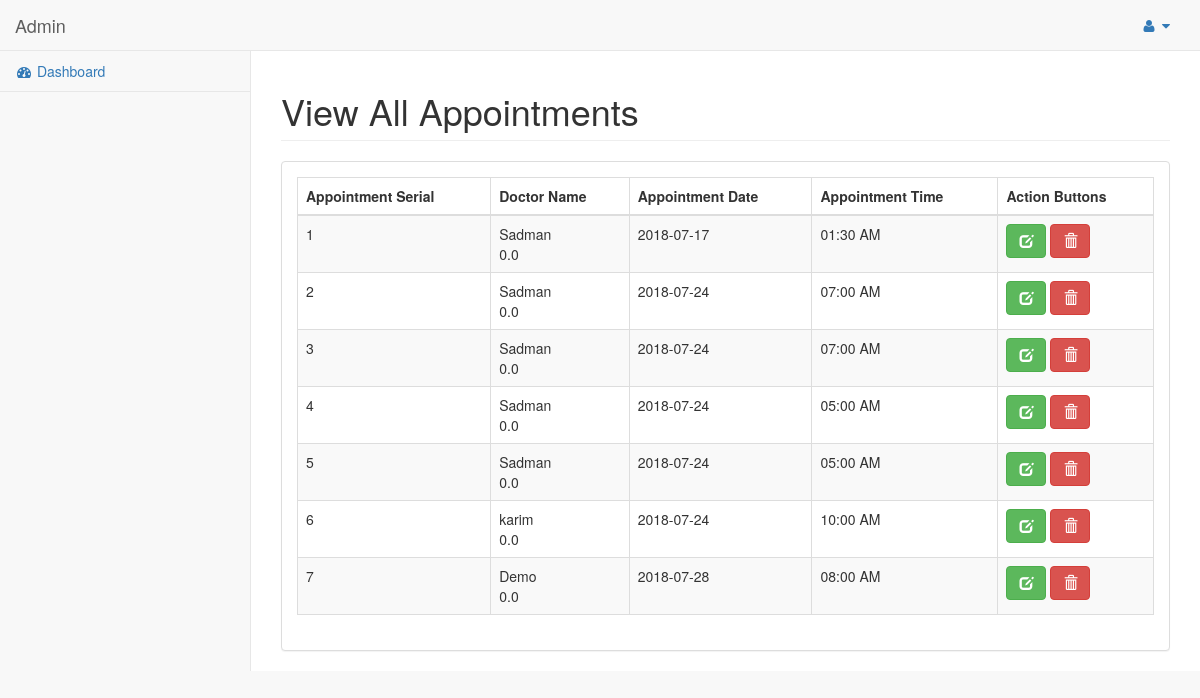
The app's page /index.php/patient/manage_patient_individual, older data.
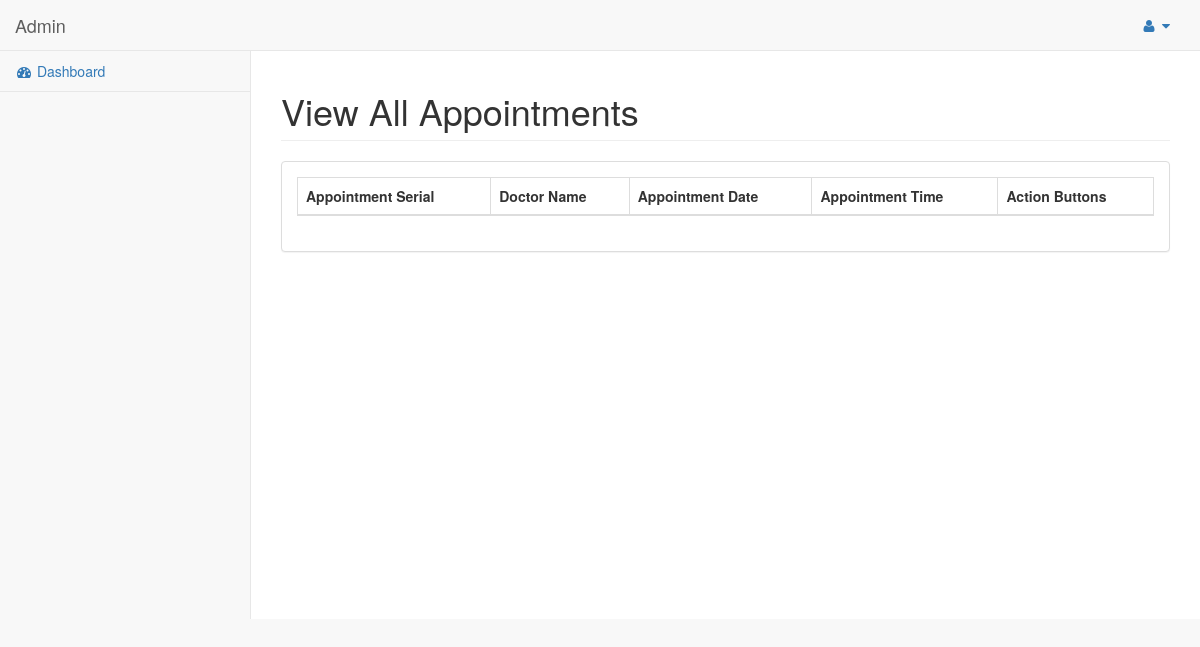
The same page, newer data.
### tables this page shows
CREATE TABLE `tbl_appointment` (
  `appointment_id` int(11) NOT NULL,
  `doc_id` int(11) NOT NULL,
  `patient_id` int(11) NOT NULL,
  `patient_name` varchar(255) NOT NULL,
  `phone_number` varchar(100) NOT NULL,
  `gender` varchar(50) NOT NULL,
  `appointment_date` date NOT NULL,
  `appointment_time` time NOT NULL
);

CREATE TABLE `tbl_doctor` (
  `doc_id` int(11) NOT NULL,
  `hospital_id` int(11) NOT NULL,
  `doc_name` varchar(255) NOT NULL,
  `doc_image` text NOT NULL,
  `doc_email` varchar(255) NOT NULL,
  `doc_password` varchar(255) NOT NULL,
  `doc_mobile_no` varchar(16) NOT NULL,
  `doc_qualification` varchar(255) NOT NULL,
  `doc_designation` varchar(255) NOT NULL,
  `doc_category` varchar(255) NOT NULL,
  `doc_birth_date` date NOT NULL,
  `doc_join_date` date NOT NULL,
  `doc_chamber` varchar(255) NOT NULL,
  `doc_fee` int(100) NOT NULL,
  `doc_status` tinyint(3) NOT NULL
);

### application/controllers/Patient.php (called while the page is built, shortened)
<?php
class Patient extends CI_Controller{
    public function __construct()
    {
        $this->load->model('patient_model');
    }
    public function manage_patient_individual()
    {
        $data = array();
        $patient_id = $this->session->userdata('insert_id');
        $data['app_data'] = $this->appointment_model->select_all_appointments_for_patient($patient_id);
        $data['dashboard'] = $this->load->view('admin/admin_pages/manage_patient_individual_form', $data, true);
        $this->load->view('admin/admin_master', $data);
    }
}

### index.php (called while the page is built, shortened)
<?php
require_once BASEPATH.'core/CodeIgniter.php';

### application/models/Appointment_model.php (called while the page is built, shortened)
<?php
class Appointment_model extends CI_Model
{
    public function select_all_appointments_for_patient($patient_id)
    {
        $result = $this->db->select('*')
            ->from('tbl_appointment')
            ->order_by('appointment_date asc', 'appointment_time desc')
            ->where('patient_id', $patient_id)
            ->get()
            ->result();
        return $result;
    }
    public function get_rating_value($doctor_id)
    {
        $query = $this->db->query("SELECT
    IFNULL(AVG(value), 0) AS rating
FROM
    `tbl_rating`
WHERE
    doc_id = $doctor_id
GROUP BY
    doc_id")->row();
        if ($query)
            return $query->rating;
        else
            return 0;
    }
}

### application/models/Doctor_model.php (called while the page is built, shortened)
<?php
class Doctor_model extends CI_Model
{
    public function get_doctor_record_for_image($doc_image)
    {
        return $this->db->where('doc_id', $doc_image)->get('tbl_doctor')->row();
    }
}

### application/views/admin/admin_pages/manage_patient_individual_form.php (the view, shortened to what the changed rows need)
<div class="row">
    <div class="col-lg-12">
        <h1 class="page-header">View All Appointments</h1>
    </div>
</div>
<div class="row">
    <div class="col-lg-12">
        <div class="panel panel-default">
            <div class="panel-body">
                <table width="100%" class="table table-striped table-bordered table-hover" id="dataTables-example">
                    <thead>
                    <tr>
                        <th>Appointment Serial</th>
                        <th>Doctor Name</th>
                        <th>Appointment Date</th>
                        <th>Appointment Time</th>
                        <th>Action Buttons</th>
                    </tr>
                    </thead>
                    <tbody>
                    <?php
                    $i = 1;
                    foreach ($app_data as $v_app) {
                        $doc_name = $this->doctor_model->get_doctor_record_for_image($v_app->doc_id);
                        ?>
                        <tr>
                            <td><?php echo $i++ ?></td>
                            <td>
                                <?php echo $doc_name->doc_name ?>
                                <div>
                                    <?php
                                    $rating = number_format($this->appointment_model->get_rating_value($v_app->doc_id), 1);
                                    ?>
                                    <span class="live-rating<?= $v_app->doc_id ?>">
                                        <?= $rating ?>
                                    </span>
                                </div>
                            </td>
                            <td><?php echo $v_app->appointment_date ?></td>
                            <td><?php echo date('h:i A', strtotime($v_app->appointment_time)) ?></td>
                            <td>
                                <a href="<?php echo base_url("appointment/edi_appointment/$v_app->appointment_id") ?>"
                                   class="btn btn-success" title="Edit"><span
                                            class="glyphicon glyphicon-edit"></span></a>
                                <a href="<?php echo base_url("appointment/delete_appointment/$v_app->appointment_id") ?>"
                                   class="btn btn-danger" title="Delete"
                                   onclick="return confirm('Are you sure want to delete!!')"><span
                                            class="glyphicon glyphicon-trash"></span></a>
                            </td>
                        </tr>
                    <?php } ?>
                    </tbody>
                </table>
            </div>
        </div>
    </div>
</div>

### application/views/admin/admin_master.php (shortened to what the changed rows need)
<!DOCTYPE html>
<html lang="en">
<head>
    <link href="<?php echo base_url()?>asset/admin_asset/vendor/bootstrap/css/bootstrap.min.css" rel="stylesheet">
    <link href="<?php echo base_url()?>asset/admin_asset/vendor/metisMenu/metisMenu.min.css" rel="stylesheet">
    <link rel="stylesheet" href="<?php echo base_url()?>asset/admin_asset/datepicker/css/bootstrap-datepicker3.css">
    <link rel="stylesheet" href="<?php echo base_url()?>asset/timepicker/jquery.timepicker.min.css">
    <link href="<?php echo base_url()?>asset/admin_asset/vendor/datatables-plugins/dataTables.bootstrap.css" rel="stylesheet">
    <link href="<?php echo base_url()?>asset/admin_asset/vendor/datatables-responsive/dataTables.responsive.css" rel="stylesheet">
    <link href="<?php echo base_url()?>asset/admin_asset/dist/css/sb-admin-2.css" rel="stylesheet">
    <link href="<?php echo base_url()?>asset/admin_asset/vendor/morrisjs/morris.css" rel="stylesheet">
    <link href="<?php echo base_url()?>asset/css/star-rating-svg.css" rel="stylesheet">
    <link href="<?php echo base_url()?>asset/admin_asset/vendor/font-awesome/css/font-awesome.min.css" rel="stylesheet" type="text/css">
</head>
<body>
<div id="wrapper">
    <nav class="navbar navbar-default navbar-static-top" role="navigation" style="margin-bottom: 0">
        <div class="navbar-header">
            <a class="navbar-brand" href="<?php echo base_url('admin-dashboard')?>"> Admin </a>
        </div>
    </nav>
    <div id="page-wrapper">
    <?php echo $dashboard?>
    </div>
</div>
</body>
</html>

Row changes from the older to the newer data that the page shows:
no longer on this page (row edited): tbl_appointment: doc.doc_name "Sadman", rating "0.0", appointment_date "2018-07-17", appointment_time "01:30 AM"
no longer on this page (row edited): tbl_appointment: doc.doc_name "Sadman", rating "0.0", appointment_date "2018-07-24", appointment_time "07:00 AM"
no longer on this page (row edited): tbl_appointment: doc.doc_name "Sadman", rating "0.0", appointment_date "2018-07-24", appointment_time "07:00 AM"
no longer on this page (row edited): tbl_appointment: doc.doc_name "Sadman", rating "0.0", appointment_date "2018-07-24", appointment_time "05:00 AM"
no longer on this page (row edited): tbl_appointment: doc.doc_name "Sadman", rating "0.0", appointment_date "2018-07-24", appointment_time "05:00 AM"
no longer on this page (row edited): tbl_appointment: doc.doc_name "karim", rating "0.0", appointment_date "2018-07-24", appointment_time "10:00 AM"
no longer on this page (row edited): tbl_appointment: doc.doc_name "Demo", rating "0.0", appointment_date "2018-07-28", appointment_time "08:00 AM"
